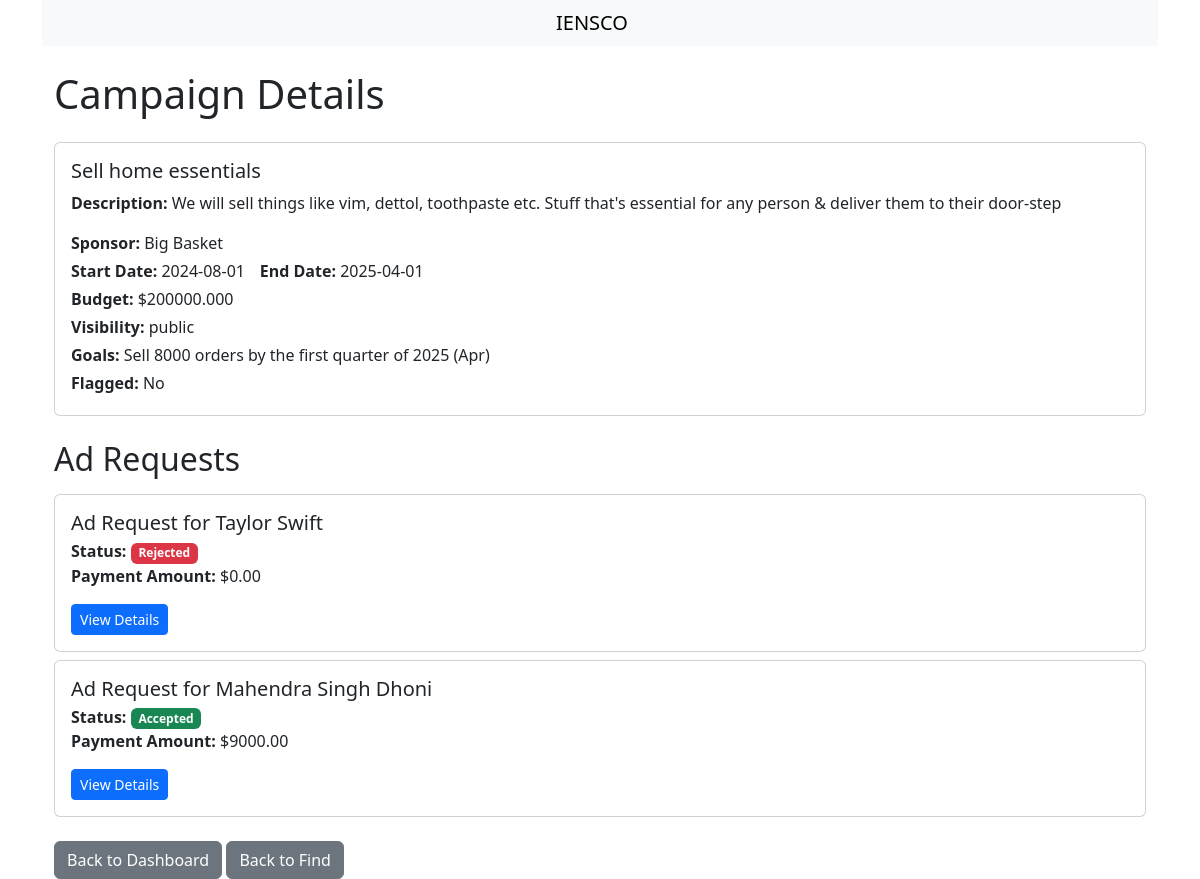
Page /view_campaign/2 (signed in) on the committed database.
### models.py (models this page shows, shortened)
class Campaign(db.Model):
    id = db.Column(db.Integer, primary_key=True)
    sponsor_id = db.Column(db.Integer, db.ForeignKey("sponsor.id"), nullable=False)
    name = db.Column(db.String(150), nullable=False)
    description = db.Column(db.Text)
    start_date = db.Column(db.Date, nullable=False)
    end_date = db.Column(db.Date, nullable=False)
    budget = db.Column(db.Float, nullable=False)
    visibility = db.Column(db.String(25))  # 'public' or 'private'
    niche = db.Column(db.String(150))
    goals = db.Column(db.Text)
    is_flagged = db.Column(db.Boolean, default=False)
    status = db.Column(db.String(25), default="Active")
    sponsor = db.relationship("Sponsor", backref=db.backref("campaigns"))

class Sponsor(db.Model):
    id = db.Column(db.Integer, primary_key=True)
    user_id = db.Column(
        db.Integer, db.ForeignKey("user.id"), unique=True, nullable=False
    )
    name = db.Column(db.String(125), nullable=False)
    industry = db.Column(db.String(125))
    budget = db.Column(db.Float, default=0)
    budget_left = db.Column(db.Float, default=0)
    user = db.relationship("User", backref=db.backref("sponsor", uselist=False))

class User(db.Model):
    id = db.Column(db.Integer, primary_key=True)
    username = db.Column(db.String(80), unique=True, nullable=False)
    email = db.Column(db.String(120), unique=True, nullable=False)
    password = db.Column(
        db.String(120), nullable=False
    )  # done for debugging purposes so that i can see while developing the app
    password_hash = db.Column(db.String(128))
    role = db.Column(db.String(20), nullable=False)
    is_flagged = db.Column(db.Boolean, default=False)

class AdRequest(db.Model):
    id = db.Column(db.Integer, primary_key=True)
    campaign_id = db.Column(db.Integer, db.ForeignKey("campaign.id"), nullable=False)
    influencer_id = db.Column(db.Integer, db.ForeignKey("influencer.id"))
    ad_name = db.Column(db.String(125), nullable=False)
    messages = db.Column(db.Text)
    requirements = db.Column(db.Text)
    payment_amount = db.Column(db.Float)
    status = db.Column(
        db.String(25), nullable=False
    )  # [ 'Pending', 'Accepted', 'Rejected' ]
    created_at = db.Column(db.DateTime, default=datetime.utcnow)
    updated_at = db.Column(
        db.DateTime, default=datetime.utcnow, onupdate=datetime.utcnow
    )
    campaign = db.relationship("Campaign", backref=db.backref("ad_requests"))
    influencer = db.relationship("Influencer", backref=db.backref("ad_requests"))

class Influencer(db.Model):
    id = db.Column(db.Integer, primary_key=True)
    user_id = db.Column(
        db.Integer, db.ForeignKey("user.id"), unique=True, nullable=False
    )
    name = db.Column(db.String(125), nullable=False)
    category = db.Column(db.String(125))
    niche = db.Column(db.String(125))
    reach = db.Column(db.Integer, default=0)
    earning = db.Column(db.Float, default=0)
    user = db.relationship("User", backref=db.backref("influencer", uselist=False))

### app.py (the view)
@app.route("/view_campaign/<int:id>")
def view_campaign(id):
    if session.get("role") not in ["admin", "influencer"]:
        flash(
            "You must be logged in as an admin or influencer to access this page.",
            "info",
        )
        return redirect(url_for("home"))
    campaign = Campaign.query.get_or_404(id)
    open_ad_requests = AdRequest.query.filter_by(
        campaign_id=id, influencer_id=None, status="Open"
    ).all()
    return render_template(
        "views/view_campaign.html",
        campaign=campaign,
        role=session.get("role"),
        open_ad_requests=open_ad_requests,
    )

### templates/views/view_campaign.html (shortened to what this page needs)
{% extends "base.html" %}
{% block content %}
<div class="container mt-4">
    <h1 class="mb-4">Campaign Details</h1>
    <div class="card">
        <div class="card-body">
            <h5 class="card-title">{{ campaign.name }}</h5>
            <p class="card-text mb-3"><strong>Description:</strong> {{ campaign.description }}</p>
            <p class="card-text mb-1"><strong>Sponsor:</strong> {{ campaign.sponsor.name }}</p>
            <div class="col-4 d-flex justify-content-between">
                <p class="card-text pr-3 mb-1"><strong>Start Date:</strong> {{ campaign.start_date }}</p>
                <p class="card-text pl-3 mb-1"><strong>End Date:</strong> {{ campaign.end_date }}</p>
            </div>
            <p class="card-text mb-1"><strong>Budget:</strong> ${{ "%.3f"|format(campaign.budget) }}</p>
            <p class="card-text mb-1"><strong>Visibility:</strong> {{ campaign.visibility }}</p>
            <p class="card-text mb-1"><strong>Goals:</strong> {{ campaign.goals }}</p>
            <p class="card-text mb-1"><strong>Flagged:</strong> {{ "Yes" if campaign.sponsor.user.is_flagged else "No"
                }}</p>
        </div>
    </div>
    <h2 class="mt-4 mb-3">Ad Requests</h2>
    {% for ad_request in campaign.ad_requests %}
    {% if ad_request.status != 'Open' and ad_request.status != "Pending Influ Req" %}
    <div class="card mb-2">
        <div class="card-body">
            <h5 class="card-title mb-1">Ad Request for {{ ad_request.influencer.name }}</h5>
            <p class="card-text mb-0">
                <strong>Status:</strong>
                {% if ad_request.status == 'Accepted' %}
                <span class="badge bg-success">{{ ad_request.status }}</span>
                {% elif ad_request.status == 'Rejected' %}
                <span class="badge bg-danger">{{ ad_request.status }}</span>
                {% else %}
                <span class="badge bg-dark">{{ ad_request.status }}</span>
                {% endif %}
            </p>
            <p class="card-text mb-3"><strong>Payment Amount:</strong> ${{ "%.2f"|format(ad_request.payment_amount) }}
            </p>
            <div>
                <a href="{{ url_for('view_ad_request', id=ad_request.id) }}" class="btn btn-primary btn-sm">View
                    Details</a>
            </div>
        </div>
    </div>
    {% endif %}
    {% endfor %}
    {% if role == 'admin' %}
    <a href="{{ url_for('admin_dashboard') }}" class="btn btn-secondary mt-3">Back to Dashboard</a>
    <a href="{{ url_for('admin_find') }}" class="btn btn-secondary mt-3">Back to Find</a>
    {% elif role == 'influencer' %}
    <a href="{{ url_for('influencer_find') }}" class="btn btn-secondary mt-3">Back to Find</a>
    {% endif %}
</div>
{% endblock %}

### rows in the picture
Campaign: name "Sell home essentials", description "We will sell things like vim, dettol, toothpaste etc. Stuff that's essential for any person & deliver them to their door-step", start_date "2024-08-01", end_date "2025-04-01", budget "200000.000", visibility "public", goals "Sell 8000 orders by the first quarter of 2025 (Apr)"
Sponsor: sponsor.name "Big Basket"
User: is_flagged "No"
AdRequest: influencer.name "Taylor Swift", status "Rejected", payment_amount "0.00"
AdRequest: influencer.name "Mahendra Singh Dhoni", status "Accepted", payment_amount "9000.00"
